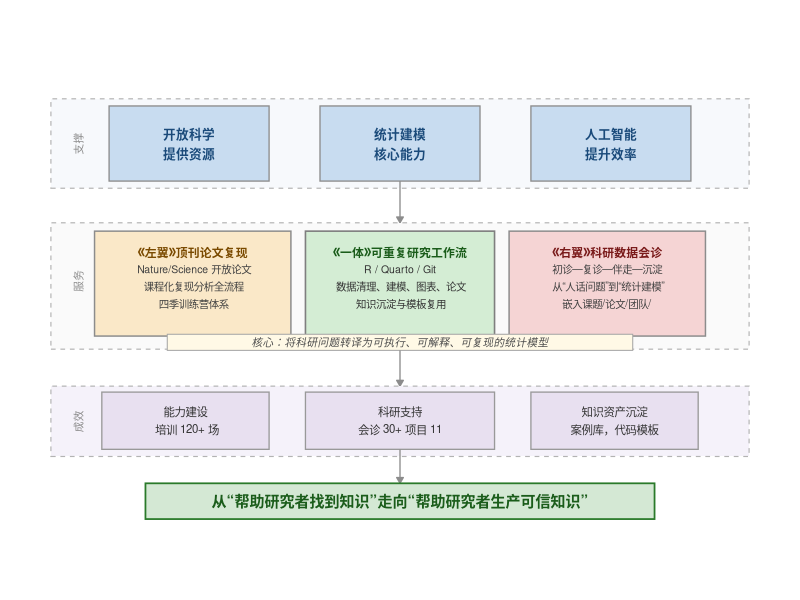

This chart was generated by the following R code:
library(tidyverse)

c1 <- "#C8DCF0"
c2 <- "#FAE8C8"
c3 <- "#D4EDD4"
c4 <- "#F5D4D4"
c5 <- "#E8E0F0"
ct <- "#E0EBF5"

ggplot() +

  # support layer background
  geom_rect(aes(xmin = 0.2, xmax = 9.8, ymin = 6.8, ymax = 8.3),
    fill = "#F7F9FC", color = "grey70", linewidth = 0.4,
    linetype = "dashed", inherit.aes = FALSE
  ) +
  geom_text(aes(x = 0.58, y = 7.55, label = "支撑"),
    size = 2.7, color = "grey55", family = "sans", angle = 90, inherit.aes = FALSE
  ) +

  # support boxes
  geom_rect(aes(xmin = 1.0, xmax = 3.2, ymin = 6.92, ymax = 8.18),
    fill = c1, color = "grey55", linewidth = 0.45, inherit.aes = FALSE
  ) +
  geom_text(aes(x = 2.1, y = 7.55, label = "开放科学\n提供资源"),
    size = 3.2, fontface = "bold", color = "#1a4a7a",
    family = "sans", lineheight = 1.3, inherit.aes = FALSE
  ) +
  geom_rect(aes(xmin = 3.9, xmax = 6.1, ymin = 6.92, ymax = 8.18),
    fill = c1, color = "grey55", linewidth = 0.45, inherit.aes = FALSE
  ) +
  geom_text(aes(x = 5.0, y = 7.55, label = "统计建模\n核心能力"),
    size = 3.2, fontface = "bold", color = "#1a4a7a",
    family = "sans", lineheight = 1.3, inherit.aes = FALSE
  ) +
  geom_rect(aes(xmin = 6.8, xmax = 9.0, ymin = 6.92, ymax = 8.18),
    fill = c1, color = "grey55", linewidth = 0.45, inherit.aes = FALSE
  ) +
  geom_text(aes(x = 7.9, y = 7.55, label = "人工智能\n提升效率"),
    size = 3.2, fontface = "bold", color = "#1a4a7a",
    family = "sans", lineheight = 1.3, inherit.aes = FALSE
  ) +

  # arrows: support -> service
  geom_segment(aes(x = 5.0, xend = 5.0, y = 6.92, yend = 6.22),
    arrow = arrow(length = unit(0.17, "cm"), type = "closed"),
    color = "grey55", linewidth = 0.45, inherit.aes = FALSE
  ) +

    # service layer background
  geom_rect(aes(xmin = 0.2, xmax = 9.8, ymin = 4.1, ymax = 6.22),
    fill = "#FAFAFA", color = "grey70", linewidth = 0.4,
    linetype = "dashed", inherit.aes = FALSE
  ) +
  geom_text(aes(x = 0.58, y = 5.25, label = "服务"),
    size = 2.7, color = "grey55", family = "sans", angle = 90, inherit.aes = FALSE
  ) +

  # left wing
  geom_rect(aes(xmin = 0.8, xmax = 3.5, ymin = 4.32, ymax = 6.08),
    fill = c2, color = "grey55", linewidth = 0.5, inherit.aes = FALSE
  ) +
  geom_text(aes(x = 2.15, y = 5.72, label = "《左翼》顶刊论文复现"),
    size = 3.0, fontface = "bold", color = "#7a4a00",
    family = "sans", inherit.aes = FALSE
  ) +
  geom_text(
    aes(
      x = 2.15, y = 5.15,
      label = " Nature/Science 开放论文\n 课程化复现分析全流程\n 四季训练营体系"
    ),
    size = 2.65, color = "grey25", family = "sans",
    lineheight = 1.38, inherit.aes = FALSE
  ) +

  # core
  geom_rect(aes(xmin = 3.7, xmax = 6.3, ymin = 4.32, ymax = 6.08),
    fill = c3, color = "grey50", linewidth = 0.55, inherit.aes = FALSE
  ) +
  geom_text(aes(x = 5.0, y = 5.72, label = "《一体》可重复研究工作流"),
    size = 3.0, fontface = "bold", color = "#1a5c1a",
    family = "sans", inherit.aes = FALSE
  ) +
  geom_text(
    aes(
      x = 5.0, y = 5.15,
      label = "R / Quarto / Git\n 数据清理、建模、图表、论文\n 知识沉淀与模板复用"
    ),
    size = 2.65, color = "grey20", family = "sans",
    lineheight = 1.38, inherit.aes = FALSE
  ) +

  # right wing
  geom_rect(aes(xmin = 6.5, xmax = 9.2, ymin = 4.32, ymax = 6.08),
    fill = c4, color = "grey55", linewidth = 0.5, inherit.aes = FALSE
  ) +
  geom_text(aes(x = 7.85, y = 5.72, label = "《右翼》科研数据会诊"),
    size = 3.0, fontface = "bold", color = "#7a1a1a",
    family = "sans", inherit.aes = FALSE
  ) +
  geom_text(
    aes(
      x = 7.85, y = 5.15,
      label = "初诊—复诊—伴走—沉淀\n 从“人话问题”到“统计建模”\n 嵌入课题/论文/团队/ "
    ),
    size = 2.65, color = "grey25", family = "sans",
    lineheight = 1.38, inherit.aes = FALSE
  ) +

  # note bar
  geom_rect(aes(xmin = 1.8, xmax = 8.2, ymin = 4.08, ymax = 4.35),
    fill = "#FFF9E6", color = "grey65", linewidth = 0.35, inherit.aes = FALSE
  ) +
  geom_text(
    aes(
      x = 5.0, y = 4.215,
      label = "核心：将科研问题转译为可执行、可解释、可复现的统计模型"
    ),
    size = 2.7, fontface = "italic", color = "grey30",
    family = "sans", inherit.aes = FALSE
  ) +

  # arrow: service -> output
  geom_segment(aes(x = 5.0, xend = 5.0, y = 4.08, yend = 3.48),
    arrow = arrow(length = unit(0.17, "cm"), type = "closed"),
    color = "grey55", linewidth = 0.45, inherit.aes = FALSE
  ) +

  # output layer
  geom_rect(aes(xmin = 0.2, xmax = 9.8, ymin = 2.3, ymax = 3.48),
    fill = "#F5F2FA", color = "grey70", linewidth = 0.4,
    linetype = "dashed", inherit.aes = FALSE
  ) +
  geom_text(aes(x = 0.58, y = 2.89, label = "成效"),
    size = 2.7, color = "grey55", family = "sans", angle = 90, inherit.aes = FALSE
  ) +
  geom_rect(aes(xmin = 0.9, xmax = 3.2, ymin = 2.42, ymax = 3.38),
    fill = c5, color = "grey60", linewidth = 0.45, inherit.aes = FALSE
  ) +
  geom_text(aes(x = 2.05, y = 2.9, label = "能力建设\n 培训 120+ 场"),
    size = 2.9, color = "grey20", family = "sans",
    lineheight = 1.3, inherit.aes = FALSE
  ) +
  geom_rect(aes(xmin = 3.7, xmax = 6.3, ymin = 2.42, ymax = 3.38),
    fill = c5, color = "grey60", linewidth = 0.45, inherit.aes = FALSE
  ) +
  geom_text(aes(x = 5.0, y = 2.9, label = "科研支持\n会诊 30+ 项目 11"),
    size = 2.9, color = "grey20", family = "sans",
    lineheight = 1.3, inherit.aes = FALSE
  ) +
  geom_rect(aes(xmin = 6.8, xmax = 9.1, ymin = 2.42, ymax = 3.38),
    fill = c5, color = "grey60", linewidth = 0.45, inherit.aes = FALSE
  ) +
  geom_text(aes(x = 7.95, y = 2.9, label = "知识资产沉淀\n案例库，代码模板"),
    size = 2.9, color = "grey20", family = "sans",
    lineheight = 1.3, inherit.aes = FALSE
  ) +

  # arrow: output -> goal
  geom_segment(aes(x = 5.0, xend = 5.0, y = 2.42, yend = 1.85),
    arrow = arrow(length = unit(0.17, "cm"), type = "closed"),
    color = "grey55", linewidth = 0.45, inherit.aes = FALSE
  ) +

  # goal layer
  geom_rect(aes(xmin = 1.5, xmax = 8.5, ymin = 1.25, ymax = 1.85),
    fill = "#D4E8D4", color = "#2a7a2a", linewidth = 0.6, inherit.aes = FALSE
  ) +
  geom_text(
    aes(
      x = 5.0, y = 1.55,
      label = "从“帮助研究者找到知识”走向“帮助研究者生产可信知识”"
    ),
    size = 3.8, fontface = "bold", color = "#1a5c1a",
    family = "sans", inherit.aes = FALSE
  ) +

  coord_cartesian(xlim = c(0, 10), ylim = c(0.35, 9.5)) +
  theme_void()
